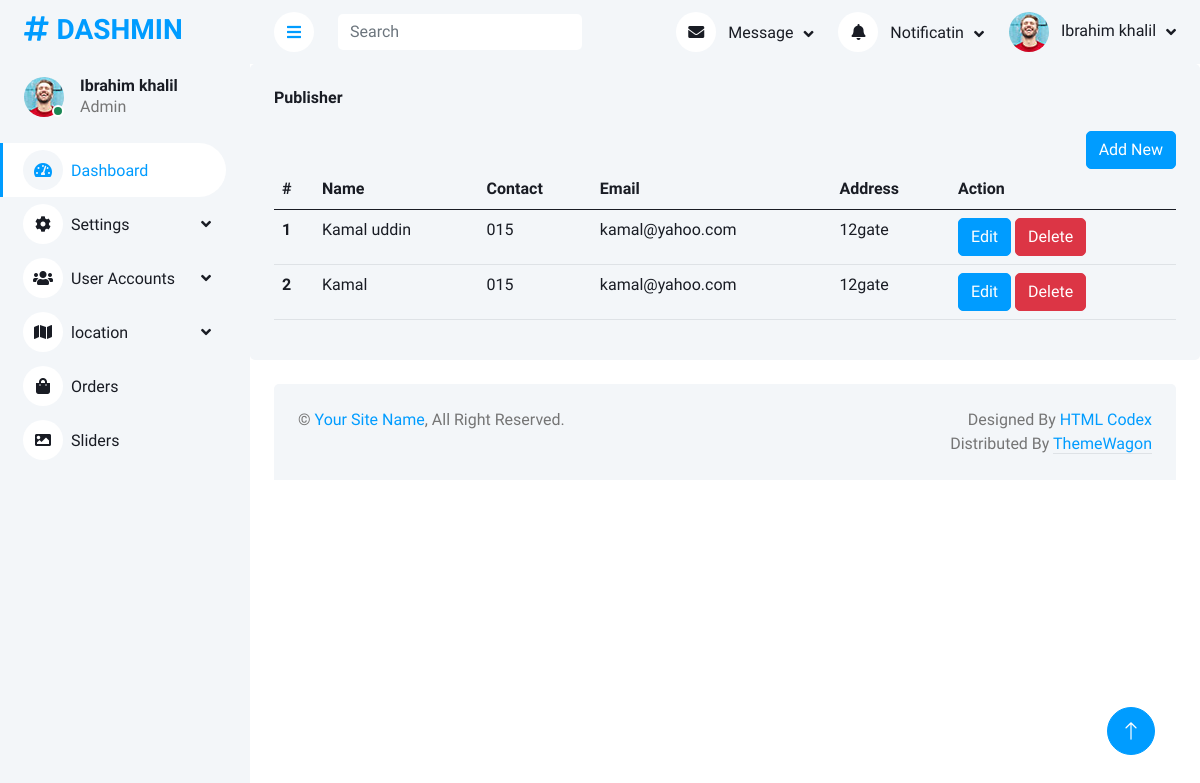
/admin/publisher.php (signed in), run on the app's committed database.
### tables this page shows
CREATE TABLE `publisher` (
  `id` int(11) NOT NULL,
  `name` varchar(250) DEFAULT NULL,
  `contact_no` varchar(15) DEFAULT NULL,
  `email` varchar(50) DEFAULT NULL,
  `address` varchar(15) DEFAULT NULL,
  `status` int(11) NOT NULL DEFAULT 1 COMMENT '1 active 0 deleted',
  `created_at` timestamp NULL DEFAULT NULL,
  `updated_at` timestamp NULL DEFAULT NULL,
  `created_by` int(11) DEFAULT NULL,
  `updated_by` int(11) DEFAULT NULL
);

### admin/include/connection.php (called while the page is built, shortened)
<?php
include 'class/crud.php';
$mysqli=new crud();

### admin/class/crud.php (called while the page is built, shortened)
<?php
    class crud{
        protected $host='localhost';
        protected $username='root';
        protected $password='';
        protected $database='library_management';
        protected $connect;
        function __construct(){
            $this->connect=new mysqli($this->host,$this->username,$this->password,$this->database);
        }
        public function common_select($table,$fields='*',$where=false,$sort='id',$sort_type='desc',$offset=false,$limit=false){
            $data=[];
            $error=0;
            $error_msg="";
            $sql="select $fields from $table";
            $sql.=" where status=1 ";
            $sql.=" order by $sort $sort_type";
            $result=$this->connect->query($sql);
            if($result){
                if($result->num_rows > 0){
                    while($r=$result->fetch_object()){
                        array_push($data,$r);
                    }
                }else{
                    $error=1;
                    $error_msg="No data available";
                }
            }else{
                $error=1;
                $error_msg=$this->connect->error;
            }
            return array('data'=>$data,'error'=>$error,'error_msg'=>$error_msg);
        }
    }

### admin/publisher.php (the view)
<?php include 'include/header.php'; ?>
<?php include 'include/sidebar.php'; ?>
<?php include 'include/topbar.php'; ?>
<div class="col-sm-12">
    <div class="bg-light rounded h-100 p-4">
        <h6 class="mb-4">Publisher</h6>
        <a href="publisher_create.php" class="btn btn-primary float-end">Add New</a>
        <table class="table text-dark">
            <thead>
                <tr>
                    <th>#</th>
                    <th>Name</th>
                    <th>Contact </th>
                    <th>Email</th>
                    <th>Address</th>
                    <th>Action</th>
                </tr>
            </thead>
            <tbody>
                <?php
                    $publisher = $mysqli->common_select("publisher");
                    if (!$publisher['error']) {
                        foreach ($publisher['data'] as $key => $value) {
                ?>
                            <tr>
                                <th scope="row"><?= $key + 1; ?></th>
                                <td><?= $value->name; ?></td>
                                <td><?= $value->contact_no; ?></td>
                                <td><?= $value->email; ?></td>
                                <td><?= $value->address; ?></td>
                                <td>
                                    <a href="publisher_edit.php?id=<?= $value->id ?>" class="btn btn-primary">Edit</a>
                                    <a onclick="return confirm('Are you sure to delete this data')" href="publisher_delete.php?id=<?= $value->id; ?>" class="btn btn-danger">Delete</a>
                                </td>
                            </tr>
                <?php
                        }
                    }
                ?>
            </tbody>
        </table>
    </div>
</div>
<?php include 'include/footer.php'; ?>

### admin/assets/css/style.css (style rules this page uses)
:root { --primary: #009CFF; --light: #F3F6F9; --dark: #191C24; }
.btn { transition: .5s; }
.btn.btn-primary { color: #FFFFFF; }

### data on the page
publisher: name "Kamal uddin", contact_no "015", email "kamal@yahoo.com", address "12gate"
publisher: name "Kamal", contact_no "015", email "kamal@yahoo.com", address "12gate"

### other printed values
$_SESSION['user']->name "Ibrahim khalil"
